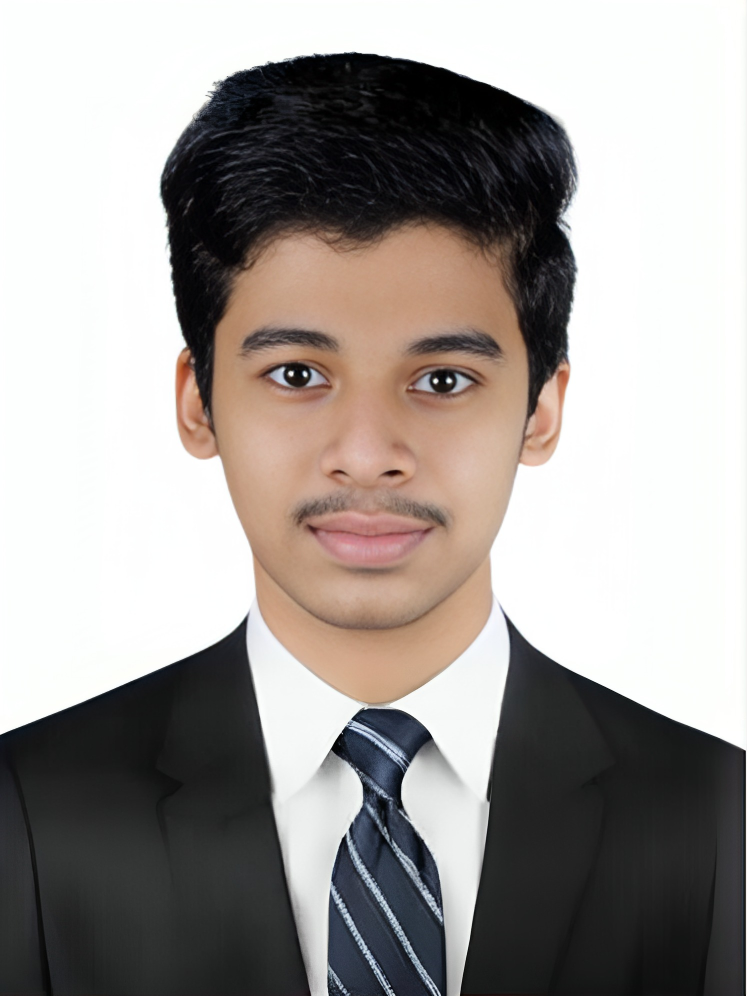
#> input picture profile (27).jpg, 1496 x 1992 px (shown at 1/2 size)
$ python -i skin_detection.py   (imports and definitions only)
#> lines starting #> are read from the running program, lines starting #| are printed output that depends on the picture; after the words box and inside, x2 and y2 are one past the last pixel; in counts of white or black regions, pixels touching at a corner belong together
# Facial-Skin\Backend\models\skin_tone\skin_detection.py
import cv2
import numpy as np
import pandas as pd
import matplotlib.pyplot as plt
from sklearn.cluster import KMeans

pd.options.mode.chained_assignment = None  # default='warn'

# main


def skin_detection(img_path):
    original = read_image(img_path)
#> in read_image, img_BGR is the input picture: shape (1992, 1496, 3); mean B, G, R 151.1, 154.5, 159.8
#> in read_image, `img_BGR = cv2.resize(img_BGR, (375, 500))`:
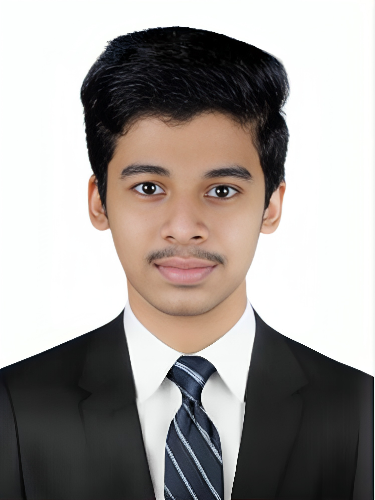
#> img_BGR: shape (500, 375, 3); mean B, G, R 151, 154.4, 159.7
    images = image_conversions(original)
    height, width = skin_predict(images)
    dframe, dframe_removed = dataframe(images)
    skin_cluster_row, skin_cluster_label = skin_cluster(dframe)
    cluster_label_mat = cluster_matrix(
        dframe, dframe_removed, skin_cluster_label, height, width)
    # display_all_images(images)
    # final_segment(images, cluster_label_mat)
    return np.delete(skin_cluster_row, -1)

# display an image plus label and wait for key press to continue


def display_image(image, name):
    window_name = name
    cv2.namedWindow(window_name)
    cv2.imshow(window_name, image)
    cv2.waitKey()
    cv2.destroyAllWindows()

# segment using otsu binarization and thresholding


def thresholding(images):
    histogram, bin_edges = np.histogram(
        images["grayscale"].ravel(), 256, [0, 256])
#> histogram = 256 values, max 52253 at index 254, min 48 at index 212, mean 732.4; bin_edges = 257 values from 0 to 256
    Totsu, threshold_image_otsu = cv2.threshold(
        images["grayscale"], 0, 255, cv2.THRESH_BINARY_INV + cv2.THRESH_OTSU)
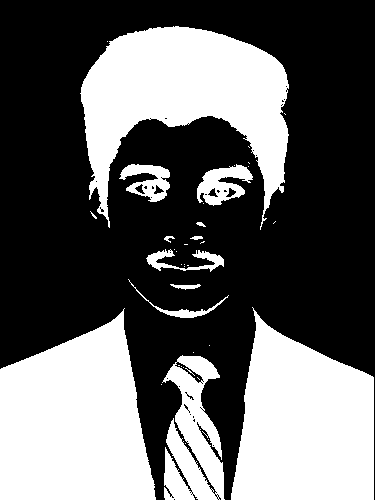
#> threshold_image_otsu: shape (500, 375); 38.7% white; 39 white regions (27 under 20 px), largest, box (x1, y1, x2, y2) and area: (0, 308, 156, 500) 22214, (80, 26, 289, 230) 21113, (231, 307, 374, 500) 19966
#> Totsu = 133
    Tmax = np.where(histogram[:] == max(histogram[:]))[0][0]
#> Tmax = 254
    Tfinal = round((Tmax + Totsu)/2) if Tmax > 10 else round((Tmax + Totsu)/4)
#> Tfinal = 194

    # plot_histogram(histogram, bin_edges, Totsu, Tmax, Tfinal)

    threshold_type = (cv2.THRESH_BINARY if Tmax <
                      220 else cv2.THRESH_BINARY_INV)
#> threshold_type = 1
    Tfinal, threshold_image = cv2.threshold(
        images["grayscale"], Tfinal, 255, threshold_type)
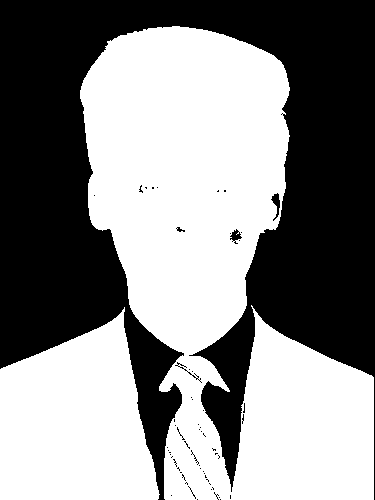
#> threshold_image: shape (500, 375); 53.7% white; 61 black regions (56 under 20 px), largest, box (x1, y1, x2, y2) and area: (0, 0, 375, 500) 86349, (271, 193, 280, 221) 109, (230, 229, 242, 244) 87, (175, 362, 202, 383) 55, (176, 227, 185, 232) 23

    masked_img = cv2.bitwise_and(
        images["BGR"], images["BGR"], mask=threshold_image)
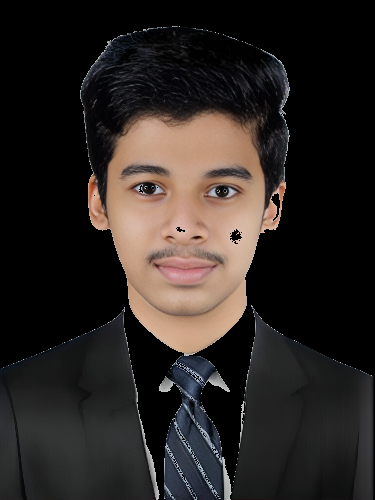
#> masked_img: shape (500, 375, 3); mean of channels 0, 1, 2 34.6, 37.5, 43.5; drawn as B, G, R
#> in skin_detection, `images = image_conversions(original)`: images = 5 items
    return masked_img

# Plot Histogram and Threshold values


def plot_histogram(histogram, bin_edges, Totsu, Tmax, Tfinal):
    plt.figure()
    plt.title("Image Histogram")
    plt.xlabel("pixel value")
    plt.ylabel("pixel frequency")
    plt.xlim([0, 256])
    plt.plot(bin_edges[0:-1], histogram)  # <- or here
    plt.axvline(x=Tmax, label="Tmax", color='red', linestyle="--")
    plt.axvline(x=Totsu, label="Totsu", color='green', linestyle="--")
    plt.axvline(x=Tfinal, label="Tfinal", color='yellow', linestyle="-")
    plt.legend()
    plt.show()

# Display all images


def display_all_images(images):
    for key, value in images.items():
        display_image(value, key)

# read in image into openCV


def read_image(dir):
    image_path = dir
    img_BGR = cv2.imread(image_path, 3)
    img_BGR = cv2.resize(img_BGR, (375, 500))
    return img_BGR

# Grayscle and Thresholding and HSV & YCrCb color space conversions


def image_conversions(img_BGR):
    images = {
        "BGR": img_BGR,
        "grayscale": cv2.cvtColor(img_BGR, cv2.COLOR_BGR2GRAY)
    }
    images["thresholded"] = thresholding(images)
    images["HSV"] = cv2.cvtColor(
        images["thresholded"], cv2.COLOR_BGR2HSV)
    images["YCrCb"] = cv2.cvtColor(
        images["thresholded"], cv2.COLOR_BGR2YCrCb)
    return images


# Predict skin pixels
def skin_predict(images):
    height, width = images["grayscale"].shape
#> height = 500; width = 375
    images["skin_predict"] = images["grayscale"]

    for i in range(height):
        for j in range(width):
            if((images["HSV"].item(i, j, 0) <= 170) and (140 <= images["YCrCb"].item(i, j, 1) <= 170) and (90 <= images["YCrCb"].item(i, j, 2) <= 120)):
                images["skin_predict"][i, j] = 255
            else:
                images["skin_predict"][i, j] = 0
#> after the loop, images = 6 items
#> in skin_detection, `height, width = skin_predict(images)`: height = 500; width = 375
#> in skin_detection, `dframe, dframe_removed = dataframe(images)`: dframe = table of 81524 rows and 4 columns; dframe_removed = table of 105976 rows and 4 columns
#> in skin_detection, `skin_cluster_row, skin_cluster_label = skin_cluster(dframe)`: skin_cluster_row = [[11.15, 149.4, 109.8, 255]]; skin_cluster_label = 0
    return height, width

# Contruction the dataframe for K-means clustering


def dataframe(images):
    dframe = pd.DataFrame()
    dframe['H'] = images["HSV"].reshape([-1, 3])[:, 0]

    # Getting the y-x coordintated
    # gray = cv2.cvtColor(images["thresholded"], cv2.COLOR_BGR2GRAY)
    # yx_coords = np.column_stack(np.where(gray >= 0))
    # dframe['Y'] = yx_coords[:, 0]
    # dframe['X'] = yx_coords[:, 1]

    dframe['Cr'] = images["YCrCb"].reshape([-1, 3])[:, 1]
    dframe['Cb'] = images["YCrCb"].reshape([-1, 3])[:, 2]
    dframe['I'] = images["skin_predict"].reshape(
        [1, images["skin_predict"].size])[0]

    # Remove Black pixels - which are already segmented
    dframe_removed = dframe[dframe['H'] == 0]
    dframe.drop(dframe[dframe['H'] == 0].index, inplace=True)
    return dframe, dframe_removed

# cluster skin pixels using K-means


def skin_cluster(dframe):
    # K-means
    kmeans = KMeans(
        init="random",
        n_clusters=3,
        n_init=5,
        max_iter=100,
        random_state=42
    )
    kmeans.fit(dframe)

    # Get the skin cluster label - which has the highest I value
    km_cc = kmeans.cluster_centers_
    skin_cluster_row = km_cc[km_cc[:, -1] == max(km_cc[:, -1]), :]
    skin_cluster_label = np.where(
        [np.allclose(row, skin_cluster_row) for row in km_cc])[0][0]

    # Add cluster-label column to the dataframe
    dframe['cluster'] = kmeans.labels_
    return skin_cluster_row, skin_cluster_label


# Append removed pixels to the dataframe and get cluster matrix
def cluster_matrix(dframe, dframe_removed, skin_cluster_label, height, width):
#> called with skin_cluster_label = 0, height = 500, width = 375
    dframe_removed['cluster'] = np.full((len(dframe_removed.index), 1), -1)
    dframe = pd.concat([dframe, dframe_removed], ignore_index=False).sort_index()
    dframe['cluster'] = (dframe['cluster'] ==
                         skin_cluster_label).astype(int) * 255
    cluster_label_mat = np.asarray(
        dframe['cluster'].values.reshape(height, width), dtype=np.uint8)
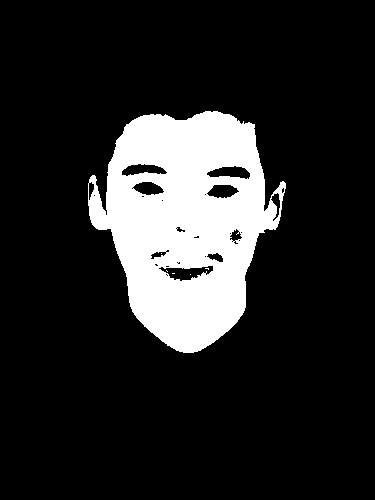
#> cluster_label_mat: shape (500, 375); 15.7% white; 6 white regions (5 under 20 px), largest, box (x1, y1, x2, y2) and area: (88, 111, 286, 353) 29408
    return cluster_label_mat

# final segmentation


def final_segment(images, cluster_label_mat):
    final_segment_img = cv2.bitwise_and(
        images["BGR"], images["BGR"], mask=cluster_label_mat)
    display_image(final_segment_img, "final segmentation")


# print(skin_detection("images\Optimized-selfieNig-cropped.jpg"))

>>> result = skin_detection('../../profile (27).jpg')
#> result = [11.15, 149.4, 109.8]
